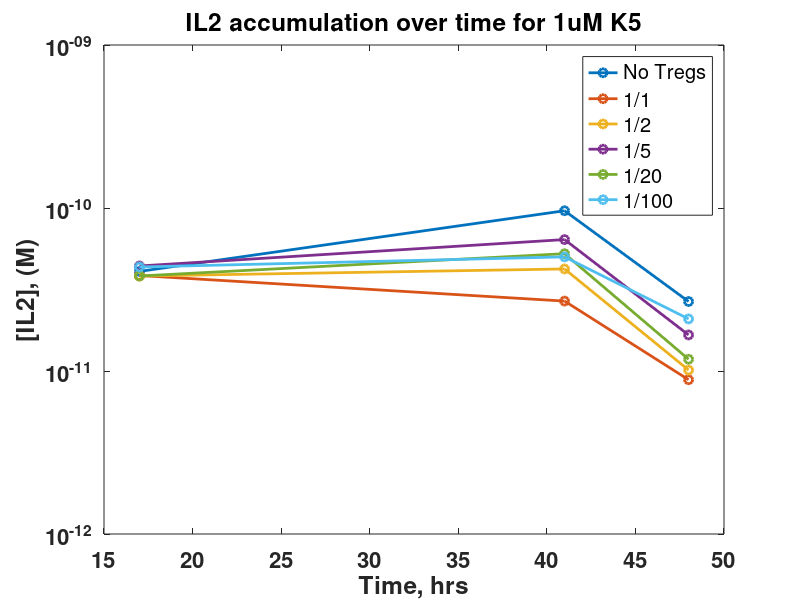
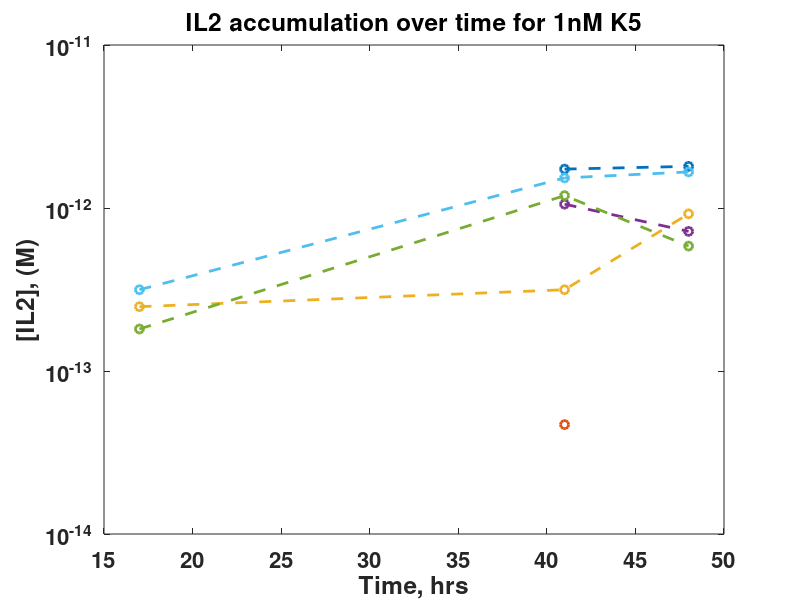

MATLAB code for these plots, in order:
%P1=1uM K5
P1=[0.62	0.594	0.591	0.656	0.591	0.649
1.144	0.456	0.636	0.861	0.745	0.721
0.454	0.22	0.238	0.326	0.261	0.381];

%P2=1nM K5
P2=[0.091	0.082	0.096	0.089	0.095	0.097
0.118	0.093	0.097	0.108	0.11	0.115
0.119	0.087	0.106	0.103	0.101	0.117];

T=[4.02];
B=[0.09230];
E=[2.631e-10];


IL2P1=(P1-B)./(T-P1).*E;
IL2P2=(P2-B)./(T-P2).*E;

T=[17 41 48];
%%

figure()
hold on
plot(T, IL2P1, '-o', 'linewidth', 2)
set(gca, 'Fontsize', 16, 'Fontweight', 'Bold', 'yscale', 'log')
set(gcf, 'color', 'w')
ylabel('[IL2], (M)')
xlabel('Time, hrs')
title('IL2 accumulation over time for 1uM K5')
legend('No Tregs', '1/1', '1/2', '1/5', '1/20', '1/100')
box on

%%

figure()
hold on
plot(T, IL2P2, '--o', 'linewidth',2)
set(gca, 'Fontsize', 16, 'Fontweight', 'Bold', 'yscale', 'log')
set(gcf, 'color', 'w')
ylabel('[IL2], (M)')
xlabel('Time, hrs')
title('IL2 accumulation over time for 1nM K5')
box on
